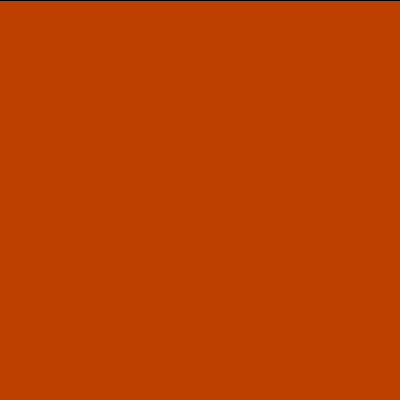
Frame 1 (no input)
Frame 60 (the mouse pressed at the canvas centre just before this capture): identical to frame 1, image omitted
Frame 120 (the mouse held since frame 60 and released just before this capture): blank canvas, image omitted

The Processing sketch that drew this single still picture (run headless with seeded random() and noise(); from frame 60 on, the mouse is pressed at the canvas centre):

// Processing sketch: processing_8184
// ── processing_8184.pde

void setup() {

  size(400,400);
  stroke(0);
  background(190,64,0);
  smooth();
   }

void draw() {
  if(mousePressed == true) {
        background(mouseX,mouseY,0);
    } 
  else {
    // line(25, 150, mouseX, mouseY);
      int a; a =mouseX;         
      int b =  mouseY;   
      int c = a + b; 
      for (int i=60; i<540;i=i+60 )
      triangle(i,0 , a-i, b, a, b);
   }
}
